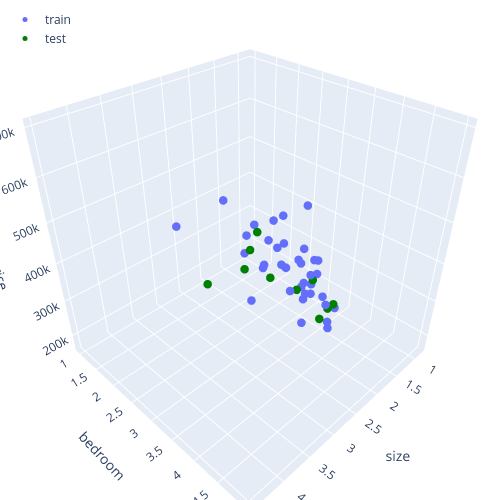

Write notebook code for a chart like this one.
### Markdown cell above
It is also possible to plot the target variable according to both features. 

Using `plot_data_3d` from `helpers.py`, we can generate 3D plot that shows the training and test set according to both features. 
- You can toggle each dataset on or off by clicking on the legend (upper left). 
- You can also interact with the plot, zoom in and out, and see it through different angles. Try to carefully choose the view angle in order to get the equivalent of the 2 plots above (cancel one dimension).

### Code cell
helpers.plot_data_3d(X_train=X_train_mult, y_train=y_train_mult, X_test=X_test_mult, y_test=y_test_mult, feature_names=feature_names_mult, label_name="price")

### Figure 1 — Plotly figure (JSON) as saved in the notebook; plotly's stock layout.template omitted (floating-point values rounded to 4 significant figures)
{"data": [{"marker": {"opacity": 1, "size": 5}, "mode": "markers", "name": "train", "type": "scatter3d", "x": [1.6, 2.2, 2.04, 3.89, 2.567, 2.3, 1.437, 1.2, 1.38, 1.534, 1.94, 1.236, 1.416, 2.609, 1.664, 1.767, 1.811, 3.137, 1.962, 1.494, 1.268, 1.89, 1.839, 3.031, 1.0, 2.0, 2.132, 1.239, 1.1, 2.4, 0.852, 3.0, 1.32, 1.427, 2.104, 2.637, 1.458], "y": [3.0, 3.0, 4.0, 3.0, 4.0, 4.0, 3.0, 3.0, 3.0, 3.0, 4.0, 3.0, 2.0, 4.0, 2.0, 3.0, 4.0, 3.0, 4.0, 3.0, 3.0, 3.0, 2.0, 4.0, 1.0, 3.0, 4.0, 3.0, 3.0, 3.0, 2.0, 4.0, 2.0, 3.0, 3.0, 3.0, 3.0], "z": [329900, 475000, 314900, 573900, 314000, 449900, 249900, 299000, 212000, 314900, 239999, 199900, 232000, 499998, 368500, 252900, 285900, 579900, 259900, 242500, 259900, 329999, 349900, 599000, 169900, 347000, 345000, 229900, 249900, 369000, 179900, 539900, 299900, 198999, 399900, 299900, 464500]}, {"marker": {"color": "green", "opacity": 1, "size": 5}, "mode": "markers", "name": "test", "type": "scatter3d", "x": [1.604, 1.985, 2.162, 4.478, 1.852, 1.203, 4.215, 1.888, 2.238, 2.526], "y": [3.0, 4.0, 4.0, 5.0, 4.0, 3.0, 4.0, 2.0, 3.0, 3.0], "z": [242900, 299900, 287000, 699900, 299900, 239500, 549000, 255000, 329900, 469000]}], "layout": {"autosize": true, "height": 500, "legend": {"x": 0.01, "xanchor": "left", "y": 0.99, "yanchor": "top"}, "margin": {"b": 0, "l": 0, "r": 0, "t": 0}, "scene": {"xaxis": {"title": {"text": "size"}}, "yaxis": {"title": {"text": "bedroom"}}, "zaxis": {"title": {"text": "price"}}}, "width": 500}}
